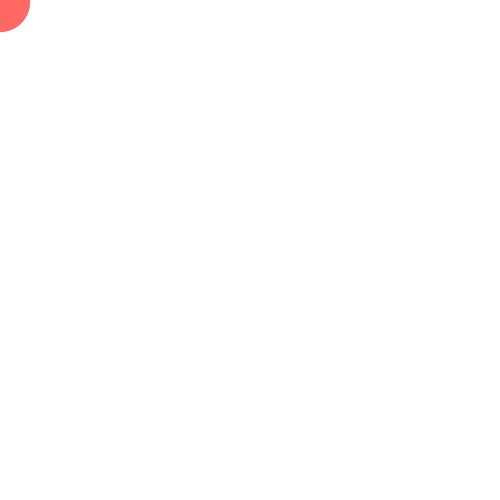
Frame 1 (no input)
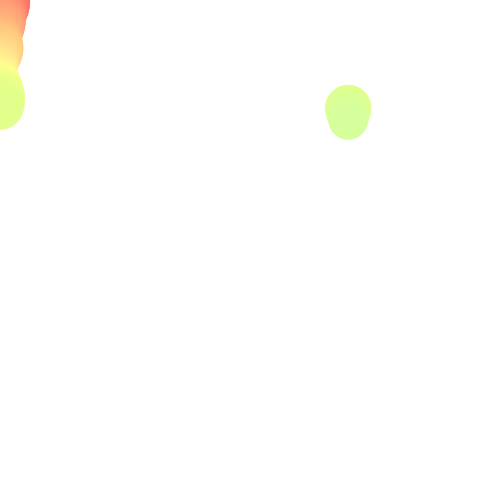
Frame 60 (the mouse pressed at the canvas centre just before this capture)
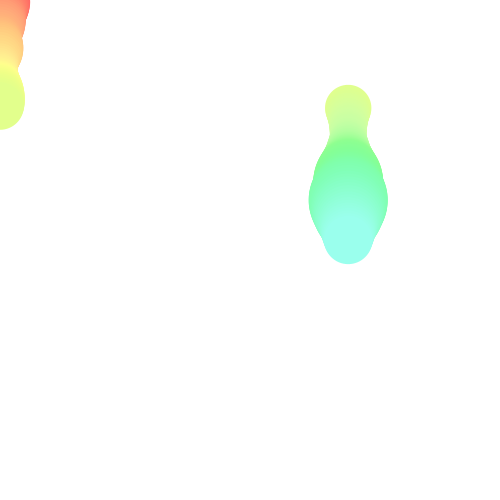
Frame 120 (the mouse held since frame 60 and released just before this capture)

The Processing sketch that drew these frames (run headless with seeded random() and noise(); from frame 60 on, the mouse is pressed at the canvas centre):

// Processing sketch: processing_94236
// ── processing_94236.pde

float x, y, r, g, b, radius;
int timer;

void setup() {
  size(500, 500);
  background(255);
  colorMode(HSB);
  noStroke();
  smooth();
}

void draw() {
  y = frameCount*2 % height;
  if (millis() - timer >= random(1000, 3000)) {
    x = random(width);
    timer = millis();
  }
  r = frameCount % 255;
  g = 255 - noise(1 + frameCount * 0.025) * 255;
  b = noise(frameCount * 0.01) * 255;

  // use frameCount and noise to change the radius
  radius = noise(frameCount * 0.02) * 100;

  color c = color(r, b, 255);
  fill(c);
  ellipse(x, y, radius, radius);
}         
